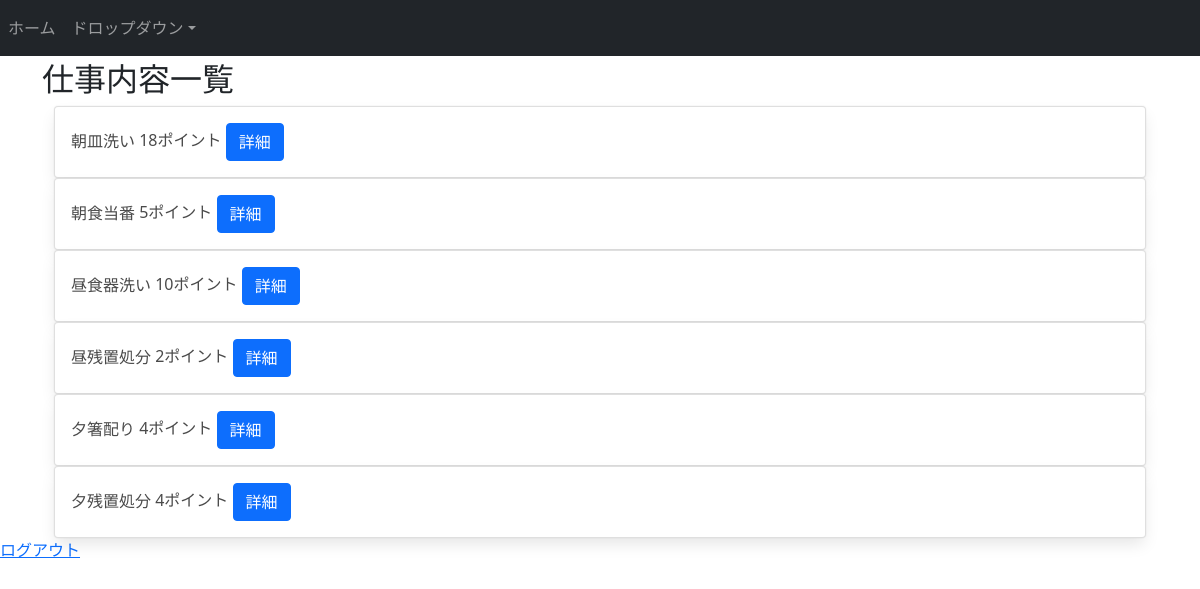
Page /kumano_shift_maker/mypage/contentlist/ on the earlier database version.
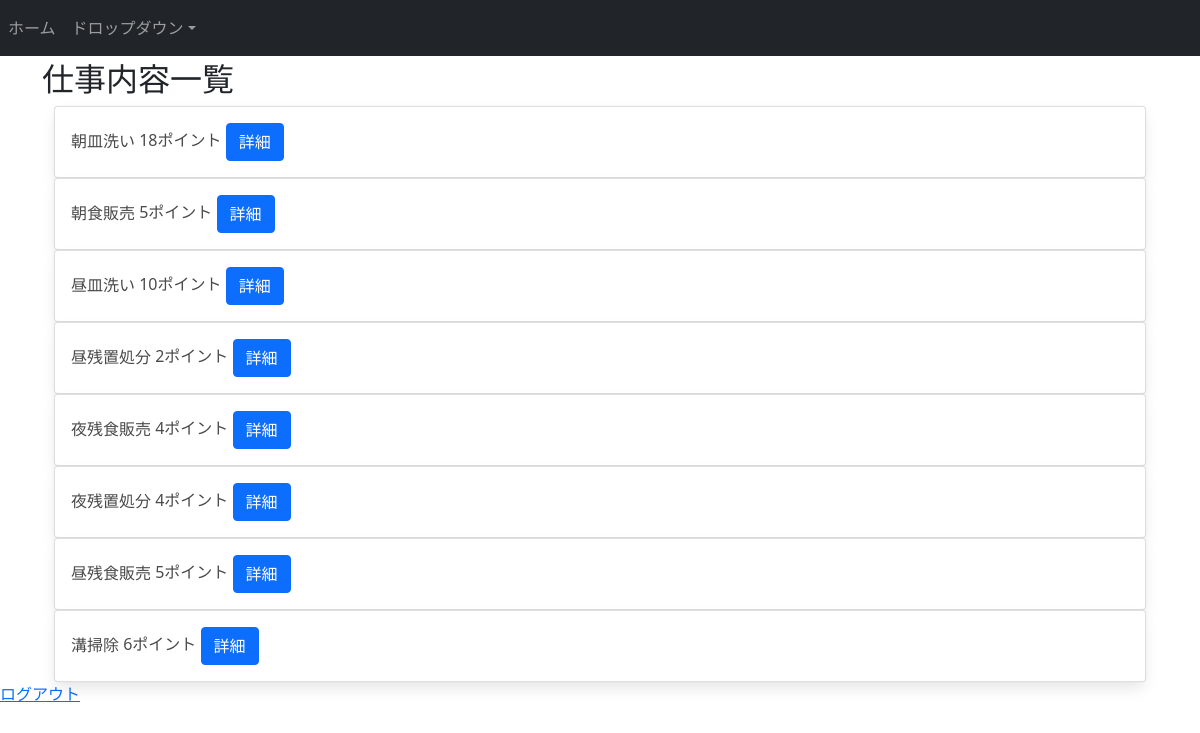
Same page on the later database version.
### shift_maker/models.py (models this page shows, shortened)
class WorkContent(models.Model):
    contentname=models.CharField(max_length=25)
    workload=models.IntegerField(default=0)
    detail=models.TextField(verbose_name='テキスト',blank=True)

### shift_maker/views.py (the view)
# urls.py: path('mypage/contentlist/',views.WorkContentList.as_view(),name='contentlist'),
class WorkContentList(ListView):
    model=WorkContent

### shift_maker/templates/shift_maker/workcontent_list.html (shortened to what this page needs)
{% extends 'shift_maker/base.html' %}
{% block body-contents %}
<h2>仕事内容一覧</h2>
    <div class="container-fluid">
    {% for content in object_list %}
        <div class="card">
          <div class="card-body">
            <span class="card-title">{{ content.contentname }}</span>
            <span class="card-text">{{content.workload}}ポイント</span>
            <button type="button" class="btn btn-primary delete-modal-button"
    data-toggle="modal"
    data-target="#exampleModal"
    data-workname="{{content.contentname}}"
    data-workload="{{content.workload}}"
    data-url="{% url 'shift_maker:assign_content' content.id %}"
    data-text="{{content.detail}}">詳細</button>
          </div>
      </div>
    {% endfor %}
    </div>
{% endblock %}

Differences in the rows shown:
changed WorkContent: contentname "朝食当番" → "朝食販売"
changed WorkContent: contentname "昼食器洗い" → "昼皿洗い"
changed WorkContent: contentname "夕箸配り" → "夜残食販売"
changed WorkContent: contentname "夕残置処分" → "夜残置処分"
added WorkContent: contentname "昼残食販売", workload "5"
added WorkContent: contentname "溝掃除", workload "6"
